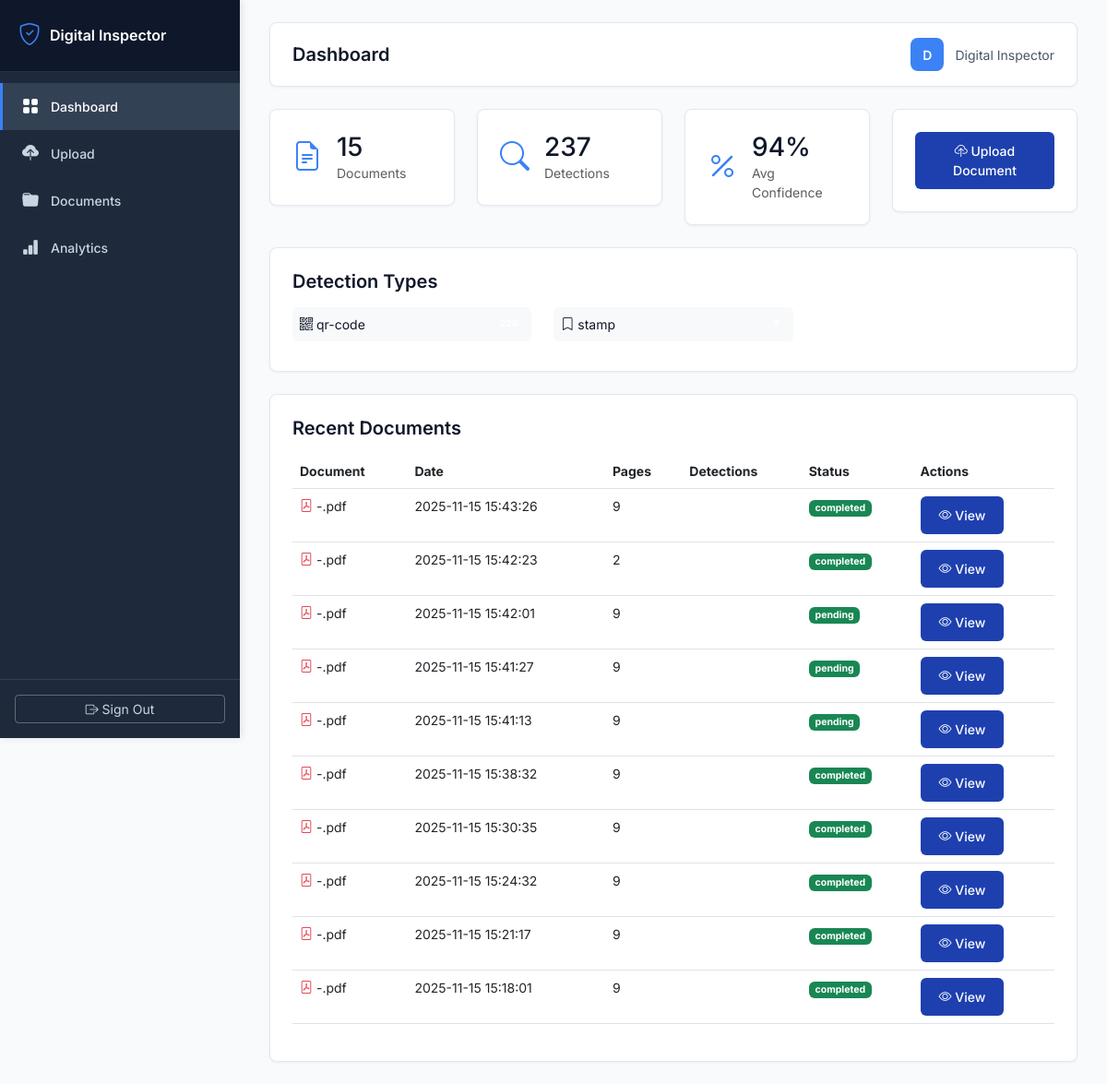
Page / (signed in) on the earlier database version.
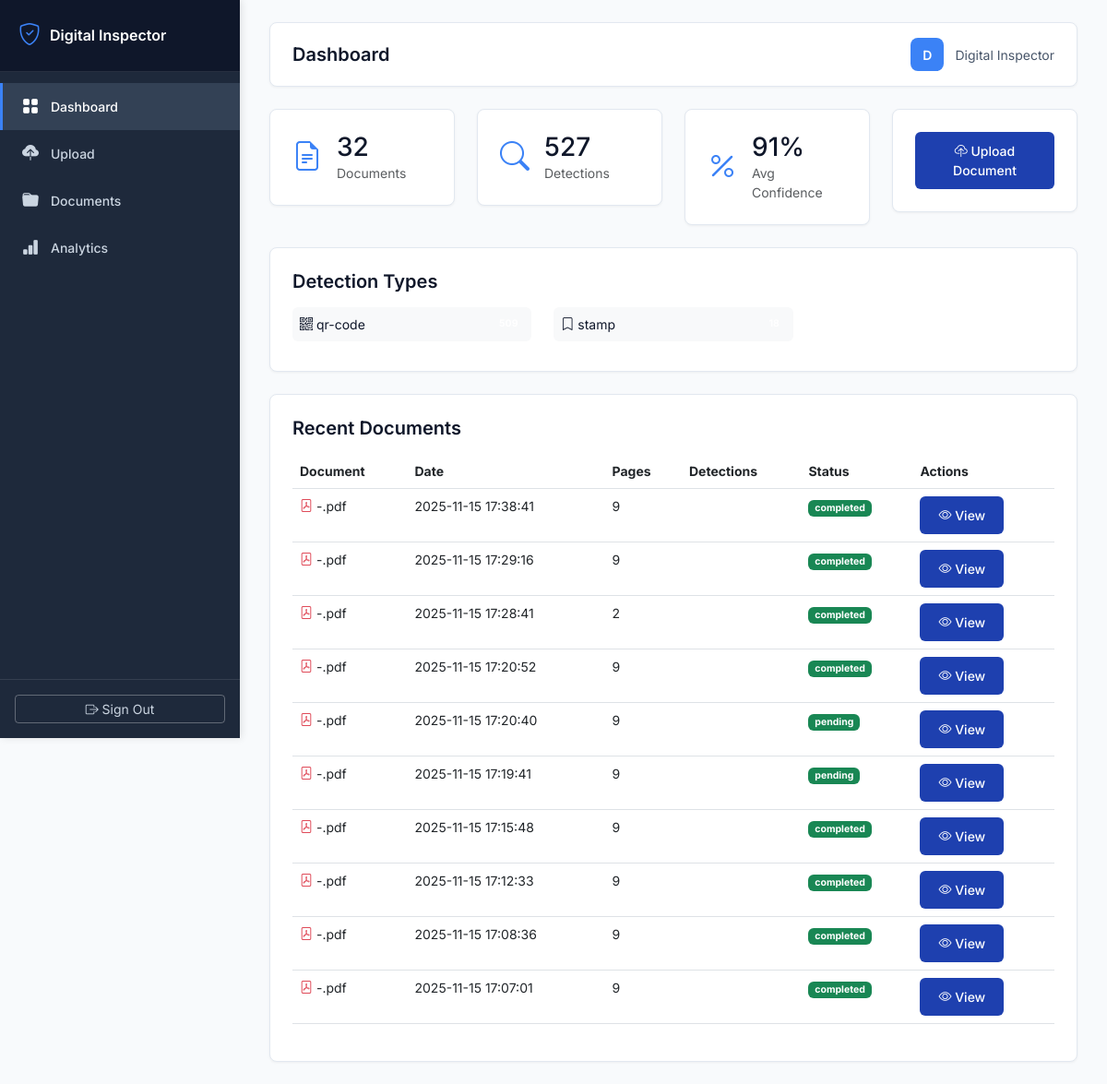
Same page on the later database version.
### tables this page shows
CREATE TABLE documents (
            id INTEGER PRIMARY KEY AUTOINCREMENT,
            user_id INTEGER NOT NULL,
            filename TEXT NOT NULL,
            original_filename TEXT NOT NULL,
            file_path TEXT NOT NULL,
            file_size INTEGER,
            pages INTEGER DEFAULT 1,
            upload_date TIMESTAMP DEFAULT CURRENT_TIMESTAMP,
            processing_status TEXT DEFAULT 'pending',
            FOREIGN KEY (user_id) REFERENCES users (id)
        );

### app_inspector.py (the view)
@app.route('/')
@login_required
def dashboard():
    user_id = session['user_id']
    stats = db.get_dashboard_stats(user_id)
    documents = db.get_user_documents(user_id, limit=10)
    return render_template('dashboard.html',
                         stats=stats,
                         documents=documents,
                         username=session.get('full_name', session.get('username')))

### app_inspector.py (called while the page is built)
@app.context_processor
def utility_processor():
    def get_image_base64(image_path):
        """Convert image file to base64 for embedding in HTML"""
        try:
            with open(image_path, 'rb') as f:
                image_data = f.read()
            return base64.b64encode(image_data).decode('utf-8')
        except:
            return ""
    return dict(get_image_base64=get_image_base64)

def login_required(f):
    @wraps(f)
    def decorated_function(*args, **kwargs):
        if 'user_id' not in session:
            return redirect(url_for('login'))
        return f(*args, **kwargs)
    return decorated_function

### database.py (called while the page is built)
def get_db():
    conn = sqlite3.connect(DATABASE_PATH)
    conn.row_factory = sqlite3.Row
    return conn

### templates/dashboard.html (shortened to what the changed rows need)
{% extends "base.html" %}
{% block content %}
<div class="row g-4 mb-4">
    <div class="col-md-3">
        <div class="stat-card">
            <div class="d-flex align-items-center">
                <div>
                    <h3 class="mb-0">{{ stats.total_documents }}</h3>
                    <p class="text-muted mb-0">Documents</p>
                </div>
            </div>
        </div>
    </div>
    <div class="col-md-3">
        <div class="stat-card">
            <div class="d-flex align-items-center">
                <div>
                    <h3 class="mb-0">{{ stats.total_detections }}</h3>
                    <p class="text-muted mb-0">Detections</p>
                </div>
            </div>
        </div>
    </div>
    <div class="col-md-3">
        <div class="stat-card">
            <div class="d-flex align-items-center">
                <div>
                    <h3 class="mb-0">{{ (stats.average_confidence * 100)|round|int }}%</h3>
                    <p class="text-muted mb-0">Avg Confidence</p>
                </div>
            </div>
        </div>
    </div>
</div>
<div class="row mb-4">
    <div class="col-12">
        <div class="stat-card">
            <div class="row">
                {% for item in stats.by_type %}
                <div class="col-md-4 mb-2">
                    <div class="d-flex justify-content-between align-items-center p-2 bg-light rounded">
                        <span><i class="bi bi-{{ 'pencil' if 'signature' in item.detection_type.lower() else 'bookmark' if 'stamp' in item.detection_type.lower() else 'qr-code' }}"></i> {{ item.detection_type }}</span>
                        <span class="badge badge-green">{{ item.count }}</span>
                    </div>
                </div>
                {% endfor %}
            </div>
        </div>
    </div>
</div>
<div class="row">
    <div class="col-12">
        <div class="stat-card">
            <div class="table-responsive">
                <table class="table table-hover">
                    <thead>
                        <tr>
                            <th>Document</th>
                            <th>Date</th>
                            <th>Pages</th>
                            <th>Detections</th>
                            <th>Status</th>
                            <th>Actions</th>
                        </tr>
                    </thead>
                    <tbody>
                        {% for doc in documents %}
                        <tr>
                            <td>
                                <i class="bi bi-file-pdf text-danger"></i>
                                {{ doc.original_filename }}
                            </td>
                            <td>{{ doc.upload_date }}</td>
                            <td>{{ doc.pages }}</td>
                            <td>
                                <span class="badge badge-light-green">{{ doc.total_detections }}</span>
                            </td>
                            <td>
                                <span class="badge bg-success">{{ doc.processing_status }}</span>
                            </td>
                            <td>
                                <a href="{{ url_for('document_details', document_id=doc.id) }}" class="btn btn-sm btn-primary-custom">
                                    <i class="bi bi-eye"></i> View
                                </a>
                            </td>
                        </tr>
                        {% endfor %}
                    </tbody>
                </table>
            </div>
        </div>
    </div>
</div>
{% endblock %}

Differences in the rows shown:
no longer on this page (row unchanged): documents: original_filename "-.pdf", upload_date "2025-11-15 15:43:26", pages "9", processing_status "completed"
no longer on this page (row unchanged): documents: original_filename "-.pdf", upload_date "2025-11-15 15:42:23", pages "2", processing_status "completed"
no longer on this page (row unchanged): documents: original_filename "-.pdf", upload_date "2025-11-15 15:42:01", pages "9", processing_status "pending"
no longer on this page (row unchanged): documents: original_filename "-.pdf", upload_date "2025-11-15 15:41:27", pages "9", processing_status "pending"
no longer on this page (row unchanged): documents: original_filename "-.pdf", upload_date "2025-11-15 15:41:13", pages "9", processing_status "pending"
no longer on this page (row unchanged): documents: original_filename "-.pdf", upload_date "2025-11-15 15:38:32", pages "9", processing_status "completed"
no longer on this page (row unchanged): documents: original_filename "-.pdf", upload_date "2025-11-15 15:30:35", pages "9", processing_status "completed"
no longer on this page (row unchanged): documents: original_filename "-.pdf", upload_date "2025-11-15 15:24:32", pages "9", processing_status "completed"
no longer on this page (row unchanged): documents: original_filename "-.pdf", upload_date "2025-11-15 15:21:17", pages "9", processing_status "completed"
no longer on this page (row unchanged): documents: original_filename "-.pdf", upload_date "2025-11-15 15:18:01", pages "9", processing_status "completed"
added documents: original_filename "-.pdf", upload_date "2025-11-15 17:38:41", pages "9", processing_status "completed"
added documents: original_filename "-.pdf", upload_date "2025-11-15 17:29:16", pages "9", processing_status "completed"
added documents: original_filename "-.pdf", upload_date "2025-11-15 17:28:41", pages "2", processing_status "completed"
added documents: original_filename "-.pdf", upload_date "2025-11-15 17:20:52", pages "9", processing_status "completed"
added documents: original_filename "-.pdf", upload_date "2025-11-15 17:20:40", pages "9", processing_status "pending"
added documents: original_filename "-.pdf", upload_date "2025-11-15 17:19:41", pages "9", processing_status "pending"
added documents: original_filename "-.pdf", upload_date "2025-11-15 17:15:48", pages "9", processing_status "completed"
added documents: original_filename "-.pdf", upload_date "2025-11-15 17:12:33", pages "9", processing_status "completed"
added documents: original_filename "-.pdf", upload_date "2025-11-15 17:08:36", pages "9", processing_status "completed"
added documents: original_filename "-.pdf", upload_date "2025-11-15 17:07:01", pages "9", processing_status "completed"
Other differences:
{{ stats.total_documents }}: "15" → "32"
{{ stats.total_detections }}: "237" → "527"
{{ (stats.average_confidence * 100)|round|int }}: "94" → "91"
